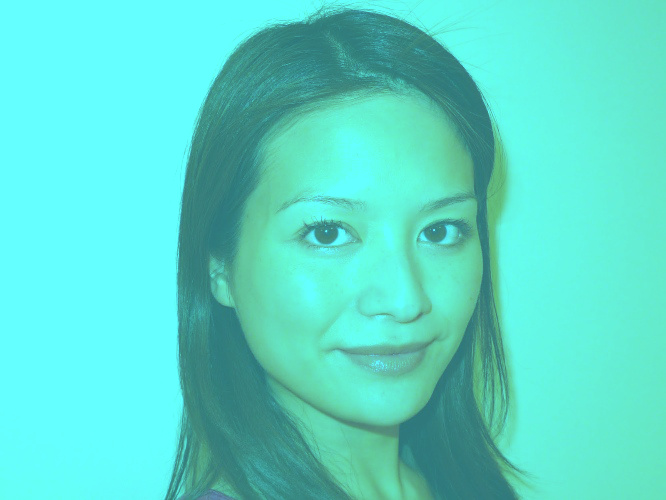
#> input picture teta.png, 666 x 500 px
$ python color_normlization.py teta.png teta.png   (Python 2 division)
#> lines starting #> are read from the running program, lines starting #| are printed output that depends on the picture
#!/usr/bin/env python

from PIL import Image
import numpy as np
import os, sys

PARAM = 255.0

def normalize_pixel(pixels):
	#find min and max values
	r_min = g_min = b_min = 255;
	r_max = g_max = b_max = 0;

	for i in range(len(pixels)):
		for r,g,b,a in pixels[i]:
			if r_min > r:
				r_min = r
			if g_min > g:
				g_min = g
			if b_min > b:
				b_min = b

			if r_max < r:
				r_max = r
			if g_max < g:
				g_max = g
			if b_max < b:
				b_max = b
#> after the loop, b_max = 255; b_min = 110; g_max = 255; g_min = 112; r_max = 118; r_min = 34

  	scala_r = scala_g = scala_b = 0;

  	if r_max != r_min:
  		 scala_r = PARAM/(r_max - r_min)
#> scala_r = 3.04
  	else:
  		scala_r = 1;

  	if g_max != g_min:
  		scala_g = PARAM/(g_max - g_min)
#> scala_g = 1.78
  	else:
  		scala_g = 1;

  	if b_max != b_min:
  		scala_b = PARAM/(b_max - b_min)
#> scala_b = 1.76
  	else:
  		scala_b = 1;

	normalized_RGBA_image = list()
	for i in range(len(pixels)):
		normalized_RGBA_image.append(list())
		for r,g,b,a in pixels[i]:
			r_new = (r - r_min) * scala_r
			g_new = (g - g_min) * scala_g
			b_new = (b - b_min) * scala_b
			normalized_RGBA_image[i].append([r_new, g_new, b_new, a])
#> after the loop, normalized_RGBA_image = 500 items
	return np.array(normalized_RGBA_image)
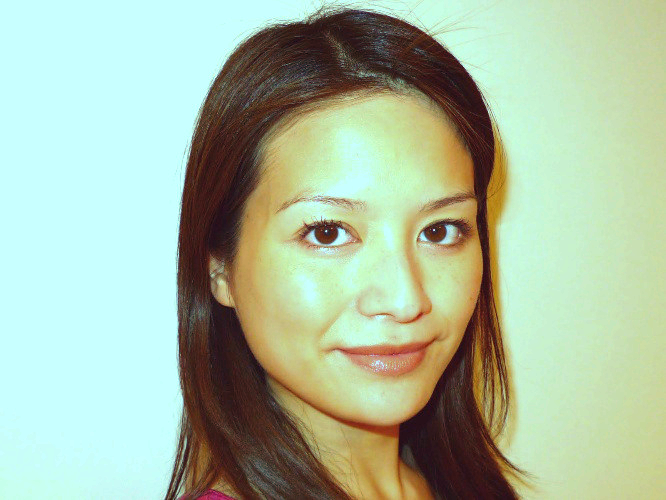
#> returned value: shape (500, 666, 4) float64; mean of channels 0, 1, 2, 3 170.9, 189.4, 163.6, 255; drawn as R, G, B


def process_image(input_image_path, output_image_path):
	image = Image.open(input_image_path).convert('RGBA')
	RGBA_array = np.array(np.asarray(image).astype('float'))

	output_image = Image.fromarray(normalize_pixel(RGBA_array).astype('uint8'), 'RGBA')
	output_image.save(output_image_path)


if __name__ == '__main__':
	if len(sys.argv) < 3:
		sys.exit('Usage: %s inputImage.png outputImage.png' % sys.argv[0])
	if not os.path.exists(sys.argv[1]):
		sys.exit('ERROR: Image %s was not found!' % sys.argv[1])

	process_image(sys.argv[1], sys.argv[2])
